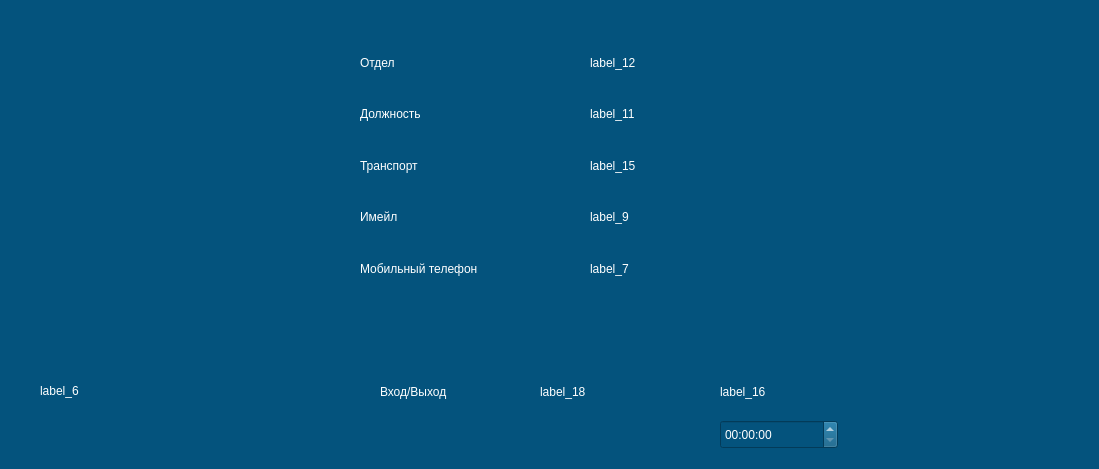
<?xml version="1.0" encoding="UTF-8"?>
<ui version="4.0">
 <class>ShowInfo</class>
 <widget class="QWidget" name="ShowInfo">
  <property name="geometry">
   <rect>
    <x>0</x>
    <y>0</y>
    <width>1099</width>
    <height>469</height>
   </rect>
  </property>
  <property name="windowTitle">
   <string>Form</string>
  </property>
  <property name="styleSheet">
   <string notr="true">background-color: rgb(4, 83, 125);</string>
  </property>
  <widget class="QLabel" name="photo">
   <property name="geometry">
    <rect>
     <x>40</x>
     <y>60</y>
     <width>301</width>
     <height>281</height>
    </rect>
   </property>
   <property name="styleSheet">
    <string notr="true"/>
   </property>
   <property name="text">
    <string/>
   </property>
  </widget>
  <widget class="QLabel" name="label">
   <property name="geometry">
    <rect>
     <x>20</x>
     <y>10</y>
     <width>561</width>
     <height>41</height>
    </rect>
   </property>
   <property name="styleSheet">
    <string notr="true">font: 14pt &quot;Segoe UI&quot;;
color: rgb(255, 255, 255);</string>
   </property>
   <property name="text">
    <string/>
   </property>
  </widget>
  <widget class="QWidget" name="layoutWidget">
   <property name="geometry">
    <rect>
     <x>590</x>
     <y>40</y>
     <width>721</width>
     <height>251</height>
    </rect>
   </property>
   <property name="styleSheet">
    <string notr="true">font: 14pt &quot;Segoe UI&quot;;</string>
   </property>
   <layout class="QVBoxLayout" name="verticalLayout_2">
    <item>
     <widget class="QLabel" name="label_12">
      <property name="styleSheet">
       <string notr="true">font: 14pt &quot;Segoe UI&quot;;
color: rgb(255, 255, 255);</string>
      </property>
      <property name="text">
       <string>label_12</string>
      </property>
     </widget>
    </item>
    <item>
     <widget class="QLabel" name="label_11">
      <property name="styleSheet">
       <string notr="true">font: 14pt &quot;Segoe UI&quot;;
color: rgb(255, 255, 255);</string>
      </property>
      <property name="text">
       <string>label_11</string>
      </property>
     </widget>
    </item>
    <item>
     <widget class="QLabel" name="label_15">
      <property name="styleSheet">
       <string notr="true">font: 14pt &quot;Segoe UI&quot;;
color: rgb(255, 255, 255);</string>
      </property>
      <property name="text">
       <string>label_15</string>
      </property>
     </widget>
    </item>
    <item>
     <widget class="QLabel" name="label_9">
      <property name="styleSheet">
       <string notr="true">font: 14pt &quot;Segoe UI&quot;;
color: rgb(255, 255, 255);</string>
      </property>
      <property name="text">
       <string>label_9</string>
      </property>
     </widget>
    </item>
    <item>
     <widget class="QLabel" name="label_7">
      <property name="styleSheet">
       <string notr="true">font: 14pt &quot;Segoe UI&quot;;
color: rgb(255, 255, 255);</string>
      </property>
      <property name="text">
       <string>label_7</string>
      </property>
     </widget>
    </item>
   </layout>
  </widget>
  <widget class="QWidget" name="layoutWidget">
   <property name="geometry">
    <rect>
     <x>360</x>
     <y>40</y>
     <width>221</width>
     <height>251</height>
    </rect>
   </property>
   <property name="styleSheet">
    <string notr="true">font: 14pt &quot;Segoe UI&quot;;</string>
   </property>
   <layout class="QVBoxLayout" name="verticalLayout">
    <item>
     <widget class="QLabel" name="label_13">
      <property name="styleSheet">
       <string notr="true">font: 14pt &quot;Segoe UI&quot;;
color: rgb(255, 255, 255);</string>
      </property>
      <property name="text">
       <string>Отдел</string>
      </property>
     </widget>
    </item>
    <item>
     <widget class="QLabel" name="label_10">
      <property name="styleSheet">
       <string notr="true">font: 14pt &quot;Segoe UI&quot;;
color: rgb(255, 255, 255);</string>
      </property>
      <property name="text">
       <string>Должность</string>
      </property>
     </widget>
    </item>
    <item>
     <widget class="QLabel" name="label_5">
      <property name="styleSheet">
       <string notr="true">font: 14pt &quot;Segoe UI&quot;;
color: rgb(255, 255, 255);</string>
      </property>
      <property name="text">
       <string>Транспорт</string>
      </property>
     </widget>
    </item>
    <item>
     <widget class="QLabel" name="label_14">
      <property name="styleSheet">
       <string notr="true">font: 14pt &quot;Segoe UI&quot;;
color: rgb(255, 255, 255);</string>
      </property>
      <property name="text">
       <string>Имейл</string>
      </property>
     </widget>
    </item>
    <item>
     <widget class="QLabel" name="label_4">
      <property name="styleSheet">
       <string notr="true">font: 14pt &quot;Segoe UI&quot;;
color: rgb(255, 255, 255);</string>
      </property>
      <property name="text">
       <string>Мобильный телефон</string>
      </property>
     </widget>
    </item>
   </layout>
  </widget>
  <widget class="QLabel" name="label_6">
   <property name="geometry">
    <rect>
     <x>40</x>
     <y>370</y>
     <width>321</width>
     <height>42</height>
    </rect>
   </property>
   <property name="styleSheet">
    <string notr="true">font: 14pt &quot;Segoe UI&quot;;
color: rgb(255, 255, 255);</string>
   </property>
   <property name="text">
    <string>label_6</string>
   </property>
  </widget>
  <widget class="QLabel" name="label_16">
   <property name="geometry">
    <rect>
     <x>720</x>
     <y>370</y>
     <width>241</width>
     <height>44</height>
    </rect>
   </property>
   <property name="styleSheet">
    <string notr="true">font: 14pt &quot;Segoe UI&quot;;
color: rgb(255, 255, 255);</string>
   </property>
   <property name="text">
    <string>label_16</string>
   </property>
  </widget>
  <widget class="QLabel" name="label_17">
   <property name="geometry">
    <rect>
     <x>380</x>
     <y>370</y>
     <width>131</width>
     <height>44</height>
    </rect>
   </property>
   <property name="styleSheet">
    <string notr="true">font: 14pt &quot;Segoe UI&quot;;
color: rgb(255, 255, 255);</string>
   </property>
   <property name="text">
    <string>Вход/Выход</string>
   </property>
  </widget>
  <widget class="QLabel" name="label_18">
   <property name="geometry">
    <rect>
     <x>540</x>
     <y>370</y>
     <width>161</width>
     <height>44</height>
    </rect>
   </property>
   <property name="styleSheet">
    <string notr="true">font: 14pt &quot;Segoe UI&quot;;
color: rgb(255, 255, 255);</string>
   </property>
   <property name="text">
    <string>label_18</string>
   </property>
  </widget>
  <widget class="QTimeEdit" name="timeEdit">
   <property name="geometry">
    <rect>
     <x>720</x>
     <y>420</y>
     <width>118</width>
     <height>29</height>
    </rect>
   </property>
   <property name="styleSheet">
    <string notr="true">font: 14pt &quot;Segoe UI&quot;;
color: rgb(255, 255, 255);
</string>
   </property>
  </widget>
 </widget>
 <resources/>
 <connections/>
</ui>
